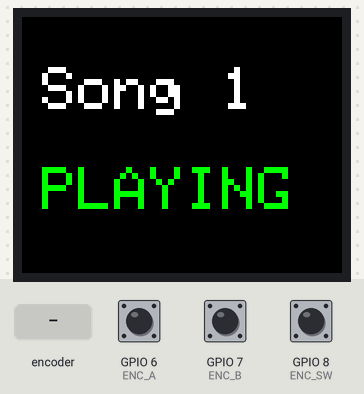
Bench run of a sketch on a simulated ESP32-S3. On the bench: 160×128 colour display. The test bench sets the inputs (shaded band); at power-on: GPIO 8 (ENC_SW) HIGH, GPIO 6 (ENC_A) HIGH, GPIO 7 (ENC_B) HIGH. The audio player accepts every command and is not drawn.

Above: at 3.5 s.
3.6 s: rotary encoder on GPIO 6 (ENC_A) / GPIO 7 (ENC_B) turned 3 steps (first pin leading)
At 4.9 s:
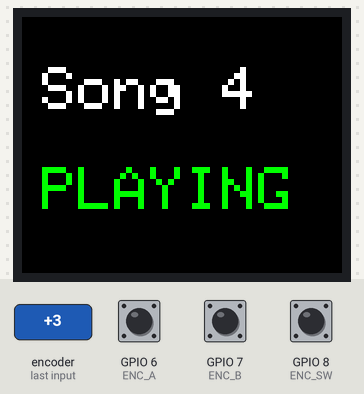
5.7 s: GPIO 8 (ENC_SW) pulled LOW for 0.15 s
At 6.2 s:
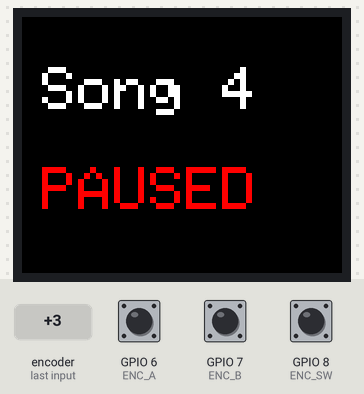
7.3 s: rotary encoder on GPIO 6 (ENC_A) / GPIO 7 (ENC_B) turned 1 step (first pin leading)
At 8.5 s:
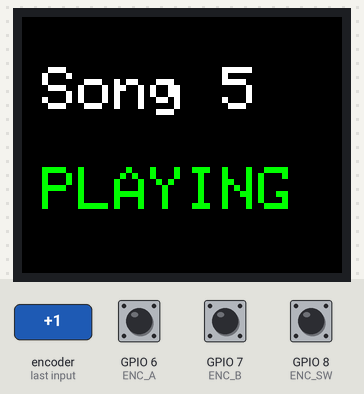
9.0 s: GPIO 8 (ENC_SW) pulled LOW for 1 s
At 9.9 s:
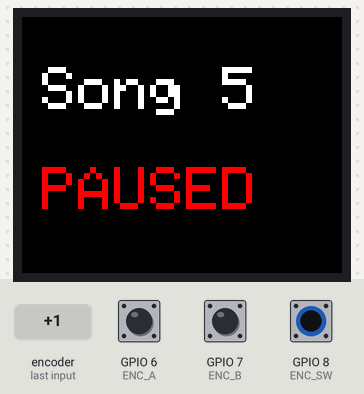
11.5 s: GPIO 8 (ENC_SW) pulled LOW for 3.2 s
At 11.8 s:
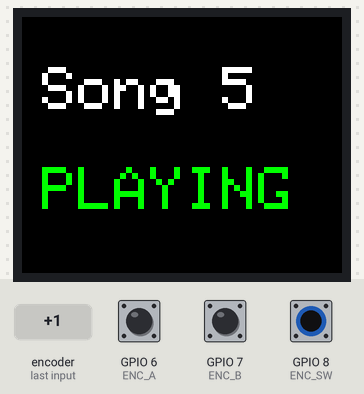
Timing chart, 0 to 14.5 s (numbered marks = the images above; inputs shaded):
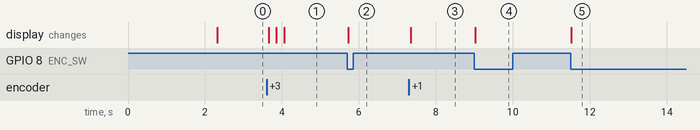

The sketch:

MP3-player-code.ino
```cpp
#include <SPI.h>
#include <Adafruit_GFX.h>
#include <Adafruit_ST7735.h>
#include <DFRobotDFPlayerMini.h>

//TFT
#define TFT_CS   10
#define TFT_DC   9
#define TFT_RST  13
#define TFT_SCK  12
#define TFT_MOSI 11

//RE
#define ENC_A 6
#define ENC_B 7
#define ENC_SW 8

#define SONG_COUNT 10

Adafruit_ST7735 tft(TFT_CS, TFT_DC, TFT_RST);
DFRobotDFPlayerMini player;

int song = 1;
bool paused = false;
int lastA = HIGH;
int lastButton = HIGH;

unsigned long lastTurn = 0;
unsigned long lastClick = 0;

void showScreen() {
  tft.fillScreen(ST77XX_BLACK);
  tft.setTextColor(ST77XX_WHITE);
  tft.setTextSize(3);

  tft.setCursor(10, 25);
  tft.print("Song ");
  tft.println(song);

  tft.setCursor(10, 75);
  tft.setTextColor(paused ? ST77XX_RED : ST77XX_GREEN);
  tft.println(paused ? "PAUSED" : "PLAYING");
}

void playSong() {
  player.playMp3Folder(song);
  paused = false;
  showScreen();
}

void setup() {
  pinMode(ENC_A, INPUT_PULLUP);
  pinMode(ENC_B, INPUT_PULLUP);
  pinMode(ENC_SW, INPUT_PULLUP);

  lastA = digitalRead(ENC_A);

  SPI.begin(TFT_SCK, -1, TFT_MOSI, TFT_CS);
  tft.initR(INITR_BLACKTAB);
  tft.setRotation(1);

  Serial1.begin(9600, SERIAL_8N1, -1, 43);
  player.begin(Serial1, false, false);

  delay(1500);
  player.volume(20);
  delay(100);

  playSong();
}

void loop() {
  int a = digitalRead(ENC_A);
  int button = digitalRead(ENC_SW);

  if (a != lastA && a == LOW && millis() - lastTurn > 60) {
    if (digitalRead(ENC_B) == HIGH) {
      song++;
    } else {
      song--;
    }

    if (song > SONG_COUNT) song = 1;
    if (song < 1) song = SONG_COUNT;

    playSong();
    lastTurn = millis();
  }
  lastA = a;

  if (button == LOW && lastButton == HIGH &&
      millis() - lastClick > 250) {

    paused = !paused;

    if (paused) {
      player.pause();
    } else {
      player.start();
    }

    showScreen();
    lastClick = millis();
  }

  lastButton = button;
  delay(1);
}
```

Measured:
- after the input at 3.6 s, the display: first changes after 0.05 s (image 1 shows a later state)
- after the input at 5.7 s, the display: changes at once (image 2)
- after the input at 7.3 s, the display: changes after 0.05 s (image 3)
- after the input at 9.0 s, the display: changes at once (image 4)
- after the input at 11.5 s, the display: changes at once (image 5)
